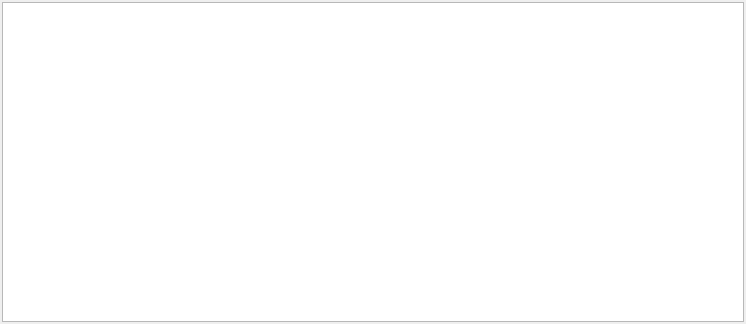
<?xml version="1.0" encoding="UTF-8"?>
<ui version="4.0">
 <class>H2Action</class>
 <widget class="QWidget" name="H2Action">
  <property name="geometry">
   <rect>
    <x>0</x>
    <y>0</y>
    <width>746</width>
    <height>324</height>
   </rect>
  </property>
  <property name="windowTitle">
   <string>Form</string>
  </property>
  <layout class="QVBoxLayout" name="verticalLayout">
   <property name="leftMargin">
    <number>2</number>
   </property>
   <property name="topMargin">
    <number>2</number>
   </property>
   <property name="rightMargin">
    <number>2</number>
   </property>
   <property name="bottomMargin">
    <number>2</number>
   </property>
   <item>
    <widget class="QTableView" name="tableView">
     <property name="sizePolicy">
      <sizepolicy hsizetype="Expanding" vsizetype="Expanding">
       <horstretch>0</horstretch>
       <verstretch>0</verstretch>
      </sizepolicy>
     </property>
     <property name="contextMenuPolicy">
      <enum>Qt::CustomContextMenu</enum>
     </property>
     <property name="verticalScrollBarPolicy">
      <enum>Qt::ScrollBarAsNeeded</enum>
     </property>
     <property name="horizontalScrollBarPolicy">
      <enum>Qt::ScrollBarAsNeeded</enum>
     </property>
     <property name="editTriggers">
      <set>QAbstractItemView::AnyKeyPressed|QAbstractItemView::DoubleClicked|QAbstractItemView::EditKeyPressed</set>
     </property>
     <property name="alternatingRowColors">
      <bool>true</bool>
     </property>
     <property name="selectionMode">
      <enum>QAbstractItemView::SingleSelection</enum>
     </property>
     <property name="selectionBehavior">
      <enum>QAbstractItemView::SelectRows</enum>
     </property>
     <property name="showGrid">
      <bool>true</bool>
     </property>
     <property name="cornerButtonEnabled">
      <bool>false</bool>
     </property>
     <attribute name="horizontalHeaderStretchLastSection">
      <bool>true</bool>
     </attribute>
     <attribute name="verticalHeaderStretchLastSection">
      <bool>false</bool>
     </attribute>
    </widget>
   </item>
  </layout>
 </widget>
 <resources/>
 <connections/>
</ui>
